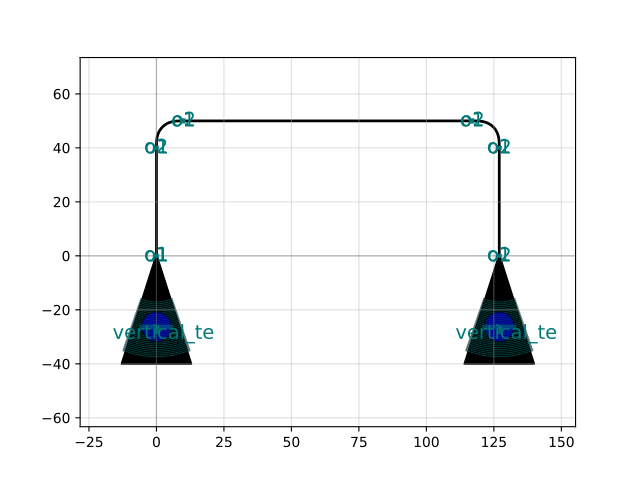

Reproduce this figure in Python.
import gdsfactory as gf

c = gf.components.grating_coupler_loss_fiber_array(pitch=127.0, input_port_indexes=(0, 1))
c.plot()
